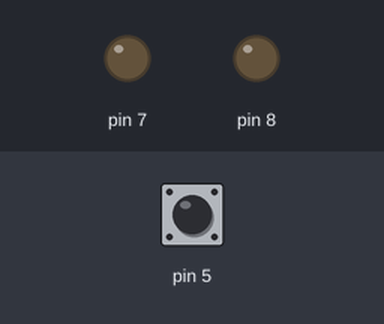
A sketch run on a simulated Arduino Uno, built with avr-gcc and run on an emulated ATmega328P. On the bench: output pins drawn as LEDs (lit = HIGH). The inputs (shaded band) are chosen by the test bench; at power-on: pin 5 HIGH.

Above: at 1.2 s.
1.3 s: pin 5 pulled LOW for 0.15 s
At 2.6 s:
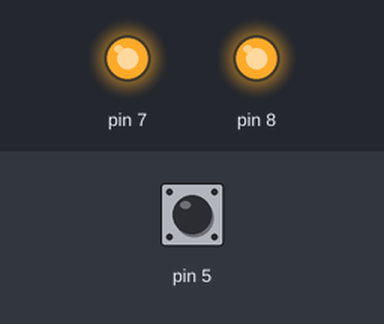
Timing chart, 0 to 12.8 s (numbered marks = the images above; inputs shaded):
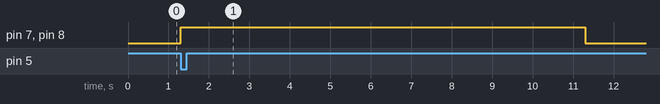

The sketch:

_2.ino
```cpp
// the setup function runs once when you press reset or power the board
void setup() {
  pinMode(8, OUTPUT);
  pinMode(7, OUTPUT);

  pinMode(5, INPUT_PULLUP);

  digitalWrite(8, LOW);
  digitalWrite(7, LOW);
}

// the loop function runs over and over again forever
void loop() {

  if (digitalRead(5) == LOW) {
    digitalWrite(8, HIGH);
    digitalWrite(7, HIGH);

    delay(10000);

    digitalWrite(8, LOW);
    digitalWrite(7, LOW);
  }
}
```

Measured:
- after the input at 1.3 s, pin 7, pin 8: LOW → HIGH at once, → LOW 10.0 s later
